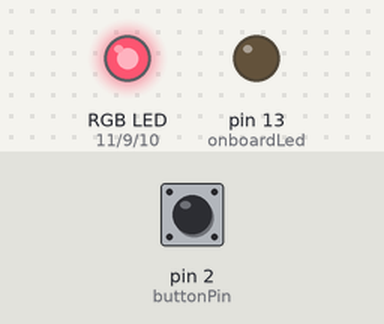
A sketch run on a simulated Arduino Uno, built with avr-gcc and run on an emulated ATmega328P. Parts: an RGB LED mixed from three pins (HIGH = lit), output pins drawn as LEDs (lit = HIGH). The inputs (shaded band) are chosen by the test bench; at power-on: pin 2 (buttonPin) LOW. Random numbers use the default seed unless the sketch sets one.

Above: at 1.25 s.
1.3 s: pin 2 (buttonPin) pulled HIGH for 0.15 s
At 1.72 s:
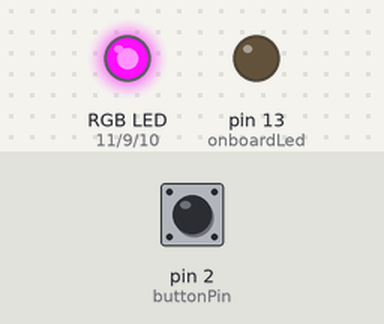
4.3 s: pin 2 (buttonPin) pulled HIGH for 1 s
At 5.8 s:
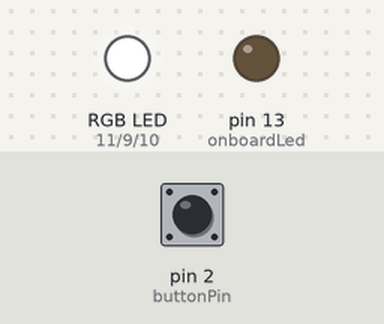
6.8 s: pin 2 (buttonPin) pulled HIGH for 0.15 s
At 6.9 s:
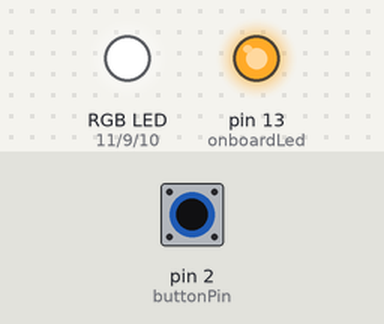
9.8 s: pin 2 (buttonPin) pulled HIGH for 3.2 s
At 10.15 s:
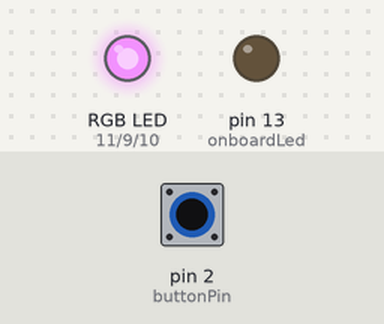
Timing chart, 0 to 13.9 s (numbered marks = the images above; inputs shaded):
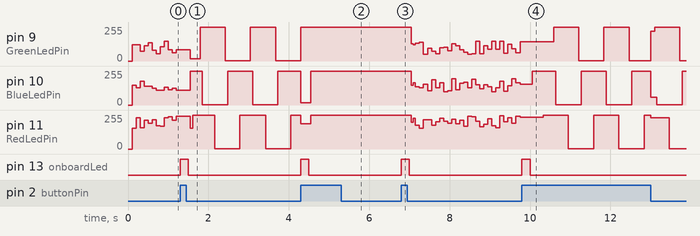

The sketch:

Day_9_sketch_nov21a.ino
```cpp
/*
 * Steve's Template
 * General Commentst and Logic Narrative
 *
 * Pin Assigmnent Chart
 *
 * 11 – Red LED --> const int RedLedPin = 11;    // the Red LED is connected to Pin 11
 * 10 – Blue LED --> const int BlueLedPin = 10;    // the Blue LED is connected to Pin 10
 * 9 – Green LED --> const int GreenLedPin = 9;    // the Green LED is connected to Pin 9
 * 2 -- Button -->  const int buttonPin = 2;  // the button is connected to Pin 2
 *   const int onboardLed = 13; // the onboard LED is connected to Pin 13 (Built into board, no wire needed)


 * Variable List
 *
 *
 */


// Explicitly include Arduino.h to insure compatability if using other than the Arduino IDE
#include "Arduino.h"

// ************************************************
//    Include other libraries and header files as needed.

// ************************************************
/*  Setup for DIP switch pins for devices
 *  const int devicePin1 = 2;   // Device 1 is connected to pin 2
 *
 *  Define Variables Needed
 *
 *  int variableState1 = 0;    // Variable to ....
 *
 */

const int RedLedPin = 11;     // the Red LED is connected to Pin 11
const int BlueLedPin = 10;    // the Blue LED is connected to Pin 10
const int GreenLedPin = 9;    // the Green LED is connected to Pin 9
const int buttonPin = 2;      // the button is connected to Pin 2
const int onboardLed = 13;    // the onboard LED is connected to Pin 13 (Built into board, no wire needed)

int buttonState = 0;          // variable for reading the button status
int lastButtonState = 0;      // variable to store the last button state
int mode = 0;                 // variable to store the current mode
unsigned long previousMillis = 0;  // will store last time LED was updated
const long interval = 100;         // interval at which to blink (milliseconds)

// ************************************************
//                     SETUP()
// ************************************************
void setup() {
  // put your setup code here, to run once:
  pinMode(buttonPin, INPUT);     // initialize the button pin as an input
  pinMode(RedLedPin, OUTPUT);    // initialize the Red LED pin as an output
  pinMode(BlueLedPin, OUTPUT);   // initialize the Blue LED pin as an output
  pinMode(GreenLedPin, OUTPUT);  // initialize the Green LED pin as an output
  pinMode(onboardLed, OUTPUT);   // initialize the onboard LED as an output
  Serial.begin(9600);            // begin serial communication for debugging

}

// ************************************************
//                     LOOP()
// ************************************************
void loop() {
  // put your main code here, to run repeatedly:
  unsigned long currentMillis = millis();
  buttonState = digitalRead(buttonPin);

  if (buttonState != lastButtonState) {
    if (buttonState == HIGH) {
      mode = (mode + 1) % 3;  // change mode
      digitalWrite(onboardLed, HIGH); // blink onboard LED when button is pressed
      delay(200); // debounce delay
      digitalWrite(onboardLed, LOW);
    }
    delay(50);  // debounce delay
  }
  lastButtonState = buttonState;

  switch (mode) {
    case 0:
      fireMode(currentMillis);
      break;
    case 1:
      fairyMode(currentMillis);
      break;
    case 2:
      steadyMode();
      break;
  }
}

void fireMode(unsigned long currentMillis) {
  static unsigned long previousMillis = 0;
  if (currentMillis - previousMillis >= interval) {
    previousMillis = currentMillis;
    int brightness1 = random(150, 255);
    int brightness2 = random(100, 200);
    int brightness3 = random(50, 150);
    analogWrite(RedLedPin, brightness1);
    analogWrite(BlueLedPin, brightness2);
    analogWrite(GreenLedPin, brightness3);
  }
}

void fairyMode(unsigned long currentMillis) {
  int brightness1 = (sin(currentMillis / 200.0) * 127) + 128;
  int brightness2 = (cos(currentMillis / 200.0) * 127) + 128;
  int brightness3 = (sin((currentMillis + 1000) / 200.0) * 127) + 128;
  analogWrite(RedLedPin, brightness1);
  analogWrite(BlueLedPin, brightness2);
  analogWrite(GreenLedPin, brightness3);
}

void steadyMode() {
  analogWrite(RedLedPin, 255);
  analogWrite(BlueLedPin, 255);
  analogWrite(GreenLedPin, 255);

}


// ************************************************
//                     Lesson Reference Code
// ************************************************

/*

Paste Reference Code Here

const int buttonPin = 2;  // the pin where the button is connected
const int ledPin1 = 9;    // the pin where the first LED is connected
const int ledPin2 = 10;    // the pin where the second LED is connected
const int ledPin3 = 11;   // the pin where the third LED is connected
const int onboardLed = 13; // the onboard LED

int buttonState = 0;      // variable for reading the button status
int lastButtonState = 0;  // variable to store the last button state
int mode = 0;             // variable to store the current mode
unsigned long previousMillis = 0;  // will store last time LED was updated
const long interval = 100;         // interval at which to blink (milliseconds)

void setup() {
  pinMode(buttonPin, INPUT);  // initialize the button pin as an input
  pinMode(ledPin1, OUTPUT);   // initialize the first LED pin as an output
  pinMode(ledPin2, OUTPUT);   // initialize the second LED pin as an output
  pinMode(ledPin3, OUTPUT);   // initialize the third LED pin as an output
  pinMode(onboardLed, OUTPUT); // initialize the onboard LED as an output
  Serial.begin(9600);         // begin serial communication for debugging
}

void loop() {
  unsigned long currentMillis = millis();
  buttonState = digitalRead(buttonPin);

  if (buttonState != lastButtonState) {
    if (buttonState == HIGH) {
      mode = (mode + 1) % 3;  // change mode
      digitalWrite(onboardLed, HIGH); // blink onboard LED when button is pressed
      delay(200); // debounce delay
      digitalWrite(onboardLed, LOW);
    }
    delay(50);  // debounce delay
  }
  lastButtonState = buttonState;

  switch (mode) {
    case 0:
      fireMode(currentMillis);
      break;
    case 1:
      fairyMode(currentMillis);
      break;
    case 2:
      steadyMode();
      break;
  }
}

void fireMode(unsigned long currentMillis) {
  static unsigned long previousMillis = 0;
  if (currentMillis - previousMillis >= interval) {
    previousMillis = currentMillis;
    int brightness1 = random(150, 255);
    int brightness2 = random(100, 200);
    int brightness3 = random(50, 150);
    analogWrite(ledPin1, brightness1);
    analogWrite(ledPin2, brightness2);
    analogWrite(ledPin3, brightness3);
  }
}

void fairyMode(unsigned long currentMillis) {
  int brightness1 = (sin(currentMillis / 200.0) * 127) + 128;
  int brightness2 = (cos(currentMillis / 200.0) * 127) + 128;
  int brightness3 = (sin((currentMillis + 1000) / 200.0) * 127) + 128;
  analogWrite(ledPin1, brightness1);
  analogWrite(ledPin2, brightness2);
  analogWrite(ledPin3, brightness3);
}

void steadyMode() {
  analogWrite(ledPin1, 255);
  analogWrite(ledPin2, 255);
  analogWrite(ledPin3, 255);
}

*/
```

Measured:
- after the input at 1.3 s, pin 13 (onboardLed): LOW → HIGH at once, → LOW 0.20 s later
- after the input at 4.3 s, pin 13 (onboardLed): LOW → HIGH at once, → LOW 0.20 s later
- after the input at 6.8 s, pin 13 (onboardLed): LOW → HIGH at once, → LOW 0.20 s later
- after the input at 9.8 s, pin 13 (onboardLed): LOW → HIGH at once, → LOW 0.20 s later
